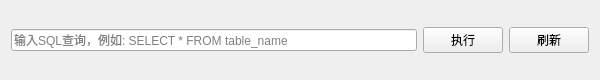
<?xml version="1.0" encoding="UTF-8"?>
<ui version="4.0">
 <class>ControlWidDB</class>
 <widget class="QWidget" name="ControlWidDB">
  <property name="geometry">
   <rect>
    <x>0</x>
    <y>0</y>
    <width>600</width>
    <height>80</height>
   </rect>
  </property>
  <property name="windowTitle">
   <string>数据库控制</string>
  </property>
  <layout class="QVBoxLayout" name="verticalLayout">
   <item>
    <layout class="QHBoxLayout" name="horizontalLayout">
     <item>
      <widget class="QLineEdit" name="queryEdit">
       <property name="placeholderText">
        <string>输入SQL查询，例如: SELECT * FROM table_name</string>
       </property>
      </widget>
     </item>
     <item>
      <widget class="QPushButton" name="executeButton">
       <property name="text">
        <string>执行</string>
       </property>
      </widget>
     </item>
     <item>
      <widget class="QPushButton" name="refreshButton">
       <property name="text">
        <string>刷新</string>
       </property>
      </widget>
     </item>
    </layout>
   </item>
  </layout>
 </widget>
 <layoutdefault spacing="6" margin="11"/>
 <resources/>
 <connections/>
</ui>
